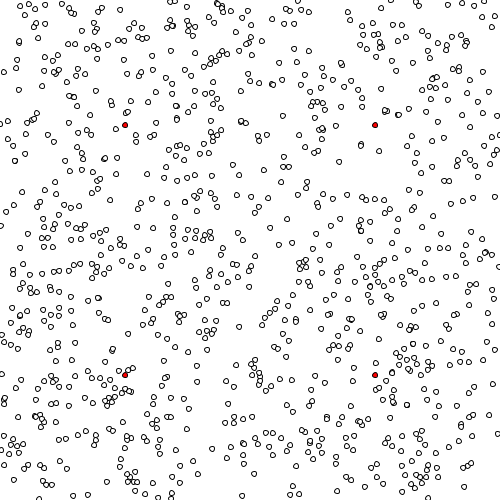
Frame 1 (no input)
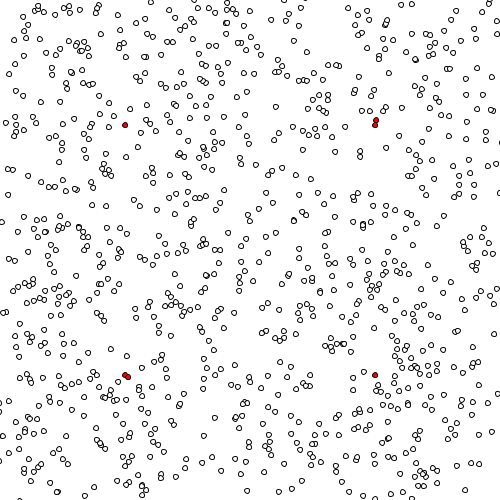
Frame 60 (the mouse pressed at the canvas centre just before this capture)
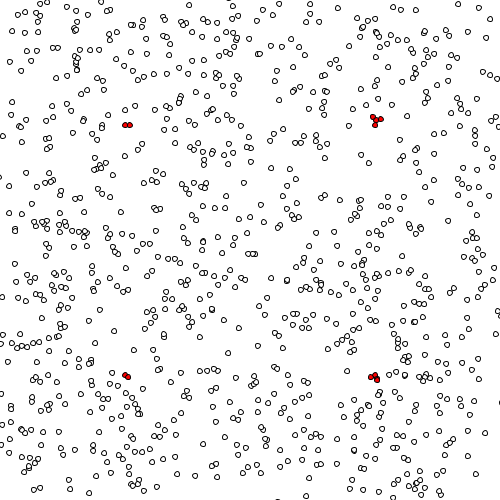
Frame 120 (the mouse held since frame 60 and released just before this capture)

The Processing sketch that drew these frames (run headless with seeded random() and noise(); from frame 60 on, the mouse is pressed at the canvas centre):

// Processing sketch: processing_169712
// ── processing_169712.pde

Cell[] myCells = new Cell[1000];


void setup() {
  size(500, 500);
  for (int i = 0; i < myCells.length; i ++) {
    myCells[i] = new Cell();
  }
  
PVector upleft = new PVector(125,125);
myCells[1].location.set(upleft);
myCells[1].isseed  = true;

PVector upright = new PVector(375,125);
myCells[2].location.set(upright);
myCells[2].isseed  = true;

PVector downleft = new PVector(125,375);
myCells[3].location.set(downleft);
myCells[3].isseed  = true;

PVector downright = new PVector(375,375);
myCells[4].location.set(downright);
myCells[4].isseed  = true;

}

void draw() {
  background(255);
  for (int i=0; i< myCells.length; i++) {
    myCells[i].display();
    myCells[i].update();
  }
  myCells[1].isseed = true;

  for (int i=0; i<myCells.length; i++) {
    if (myCells[i].isseed == false) {
      for (int j=0; j<myCells.length; j++) {
        if (myCells[j].isseed == true) {
          float d;
          d = PVector.dist(myCells[i].location, myCells[j].location);
          if (d<=5) {
            myCells[i].isseed=true;
          }
        }
      }
    }
  }
  myCells[2].isseed = true;

  for (int i=0; i<myCells.length; i++) {
    if (myCells[i].isseed == false) {
      for (int j=0; j<myCells.length; j++) {
        if (myCells[j].isseed == true) {
          float d;
          d = PVector.dist(myCells[i].location, myCells[j].location);
          if (d<=5) {
            myCells[i].isseed=true;
          }
        }
      }
    }
  }
  myCells[3].isseed = true;

  for (int i=0; i<myCells.length; i++) {
    if (myCells[i].isseed == false) {
      for (int j=0; j<myCells.length; j++) {
        if (myCells[j].isseed == true) {
          float d;
          d = PVector.dist(myCells[i].location, myCells[j].location);
          if (d<=5) {
            myCells[i].isseed=true;
          }
        }
      }
    }
  }
  myCells[4].isseed = true;

  for (int i=0; i<myCells.length; i++) {
    if (myCells[i].isseed == false) {
      for (int j=0; j<myCells.length; j++) {
        if (myCells[j].isseed == true) {
          float d;
          d = PVector.dist(myCells[i].location, myCells[j].location);
          if (d<=5) {
            myCells[i].isseed=true;
          }
        }
      }
    }
  }
}

//this is the cell classe. We defnie it in two parts. First we delare its variables:

class Cell {

  PVector location = new PVector();
  PVector velocity = new PVector();
  //float xlocation;
  //float ylocation;
  float dia;
  boolean isseed;
  float cellred, cellgreen, cellblue;
  float lineweight;

  //then we construct it - using a 'constructor 

  Cell() {

    //xlocation = random(0,500);
    //ylocation = random(0,500);
    location = new PVector (random (500), random(500));
    dia = 5;
    isseed = false;
    cellred = 255;
    cellgreen = 255;
    cellblue = 255;
    lineweight = 0.1;
  }

  void display() {
    stroke(lineweight);
    if (isseed == true) {
      fill(255, 0, 0);
    }
    if (isseed == false) {
      fill(cellred, cellgreen, cellblue);
    }
    ellipse(location.x, location.y, dia, dia);
  }
  void update() {
    if (isseed == false) {
      velocity = new PVector(random(-2, 2), random(-2, 2));
      location.add(velocity);
      //xlocation = xlocation+random(-0.5, 0.5);
      //ylocation = ylocation+random(-0.5, 0.5);
    }
  }
}
